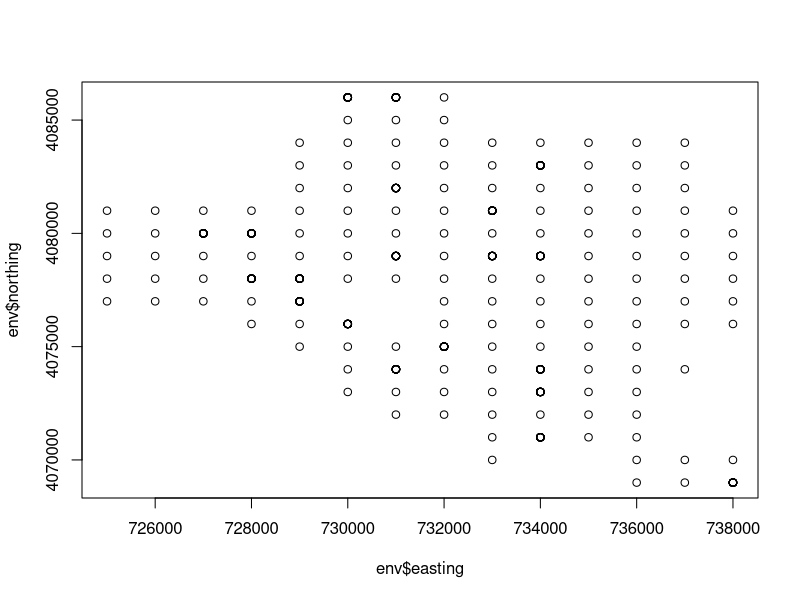
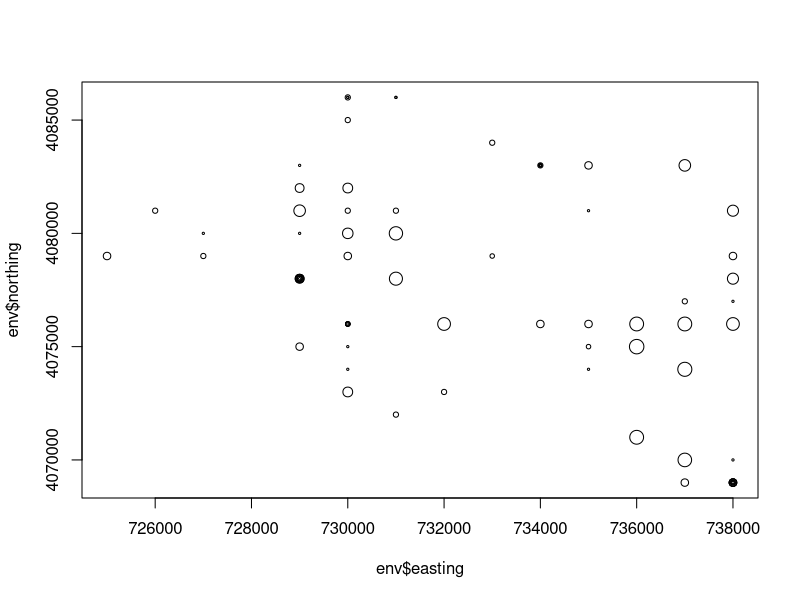
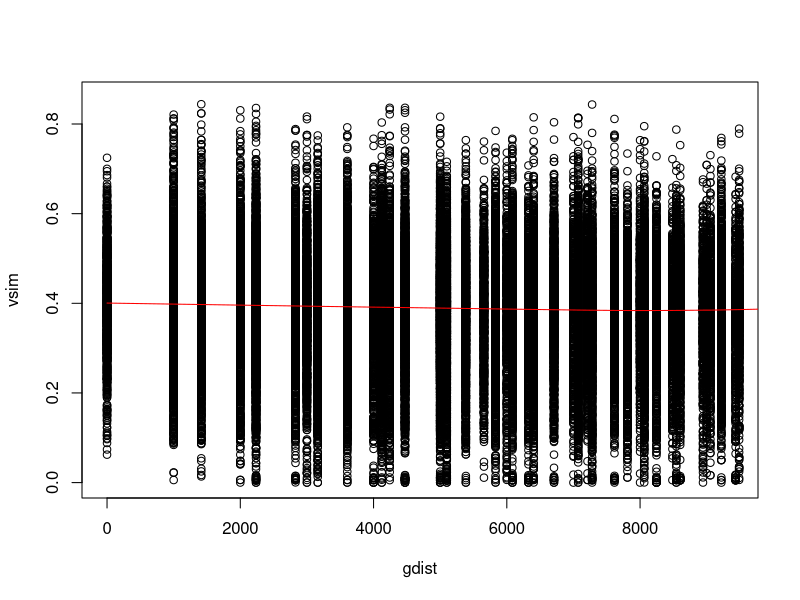

R code for these plots, in order:

env = read.csv('./data/tgpall_env.csv')
env$date_samp = as.Date(env$date_samp, format='%m/%d/%Y')
env$date_of_burn = as.Date(env$date_of_burn, format='%m/%d/%Y')

## drop the plots not on the UTM grid
env = subset(env, subset=grid_plot == 1)

soilvars = c("P","CA","MG","K","NA.","B","FE","MN","CU","ZN","AL")
## add 1.0 to Boron so that there are no zero values
env$B = env$B + 1
logSoil = log10(env[ , soilvars])
names(logSoil) = paste('log', soilvars, sep='')

eastness = sin(env$aspect) 
northness = cos(env$aspect)

woody_vars = c('woodyht', 'woodypct', 'basal_area', 'density', 'avgdens')
env[ , woody_vars] = ifelse(is.na(as.matrix(env[ , woody_vars])), 
                            0, 
                            as.matrix(env[ , woody_vars]))

env = env[ , !(names(env) %in% soilvars)]
env = cbind(env, logSoil, eastness, northness)

## write out filtered env file
write.csv(env, file='./data/tgp_utm_env.csv', row.names=F)

plot(env$easting, env$northing)
plot(env$easting, env$northing, cex = log10(env$woodypct))

plot_id = sort(unique(env$plot))

plot_yr = sort(unique(env$plot_yr))

length(plot_id)

## read in species community data
comm = read.csv('./data/tgp_comm_mat_all.csv')

sp_plot_id = as.integer(
              sapply(strsplit(as.character(comm[,1]),'.', fixed=TRUE), 
                     function(x) x[[1]]))

sum(unique(sp_plot_id) %in% plot_id)
sum(comm[ ,1] %in% plot_yr)

## so every plot we have enviornmental data for we also have 
## species data

## generate plot year UTM output that will be used to query the 
## GIS layers

uni_plots = unique(env$plot)
out = data.frame(plot = uni_plots, 
                 easting = env$easting[match(uni_plots, env$plot)],
                 northing = env$northing[match(uni_plots, env$plot)])
write.csv(out, './data/tgp_plot_utm.csv', row.names=F)

### examine distance decay rel
comm = comm[match(plot_yr, comm[ , 1]), ]
library(vegan)
gdist = dist(env[ , c('easting', 'northing')])
vsim = 1 - vegdist(comm[ , -1])

plot(gdist, vsim, xlim=c(0, max(gdist)/2))
lines(lowess(gdist, vsim), col='red')